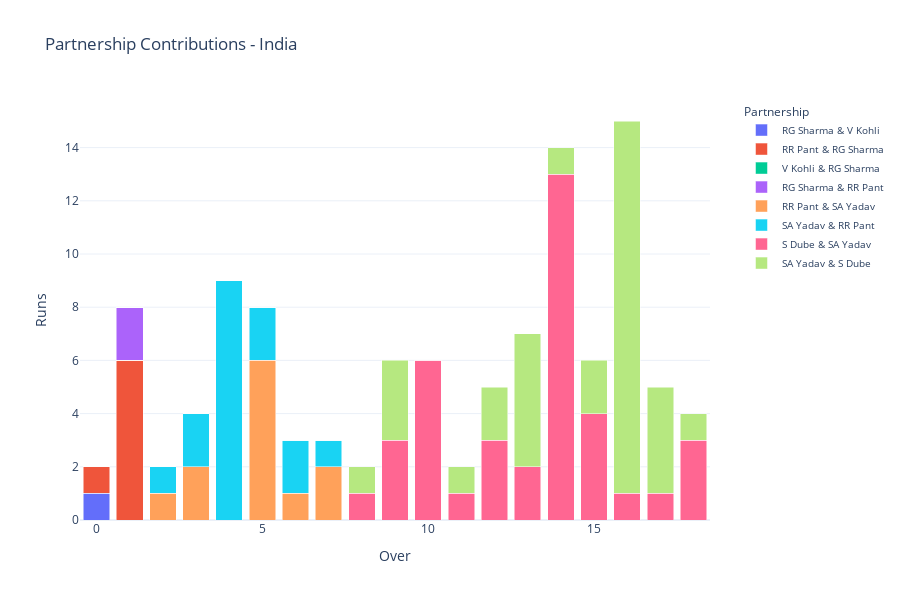

Write notebook code for a chart like this one.
### Code cell
#Parternship contributions in India's innings
# separate data for India and USA
india_partnership_data = data[data['team'] == 'India'].groupby(['over', 'batter', 'non_striker'])['runs_total'].sum().reset_index()
usa_partnership_data = data[data['team'] == 'United States of America'].groupby(['over', 'batter', 'non_striker'])['runs_total'].sum().reset_index()

# create pivot tables for better visualization
india_partnership_pivot = india_partnership_data.pivot(index='over', columns=['batter', 'non_striker'], values='runs_total').fillna(0)
usa_partnership_pivot = usa_partnership_data.pivot(index='over', columns=['batter', 'non_striker'], values='runs_total').fillna(0)


# convert the pivot table to a long format
india_partnership_long = india_partnership_pivot.reset_index().melt(id_vars='over', var_name=['batter', 'non_striker'], value_name='runs_total')

# create a stacked bar chart
fig = go.Figure()

# add bars for each partnership
for (batter, non_striker) in india_partnership_pivot.columns:
    partnership_data = india_partnership_long[(india_partnership_long['batter'] == batter) & (india_partnership_long['non_striker'] == non_striker)]
    fig.add_trace(go.Bar(
        x=partnership_data['over'],
        y=partnership_data['runs_total'],
        name=f'{batter} & {non_striker}'
    ))

fig.update_layout(
    title='Partnership Contributions - India',
    xaxis_title='Over',
    yaxis_title='Runs',
    barmode='stack',
    template='plotly_white',
    legend_title='Partnership',
    legend=dict(
        x=1.05,
        y=1,
        traceorder='normal',
        font=dict(size=10)
    ),
    autosize=False,
    width=900,
    height=600
)

fig.show()

### Figure 1 — Plotly figure (JSON) as saved in the notebook; plotly's stock layout.template omitted (floating-point values rounded to 4 significant figures)
{"data": [{"name": "RG Sharma & V Kohli", "type": "bar", "x": [0, 1, 2, 3, 4, 5, 6, 7, 8, 9, 10, 11, 12, 13, 14, 15, 16, 17, 18], "y": [1, 0, 0, 0, 0, 0, 0, 0, 0, 0, 0, 0, 0, 0, 0, 0, 0, 0, 0]}, {"name": "RR Pant & RG Sharma", "type": "bar", "x": [0, 1, 2, 3, 4, 5, 6, 7, 8, 9, 10, 11, 12, 13, 14, 15, 16, 17, 18], "y": [1, 6, 0, 0, 0, 0, 0, 0, 0, 0, 0, 0, 0, 0, 0, 0, 0, 0, 0]}, {"name": "V Kohli & RG Sharma", "type": "bar", "x": [0, 1, 2, 3, 4, 5, 6, 7, 8, 9, 10, 11, 12, 13, 14, 15, 16, 17, 18], "y": [0, 0, 0, 0, 0, 0, 0, 0, 0, 0, 0, 0, 0, 0, 0, 0, 0, 0, 0]}, {"name": "RG Sharma & RR Pant", "type": "bar", "x": [0, 1, 2, 3, 4, 5, 6, 7, 8, 9, 10, 11, 12, 13, 14, 15, 16, 17, 18], "y": [0, 2, 0, 0, 0, 0, 0, 0, 0, 0, 0, 0, 0, 0, 0, 0, 0, 0, 0]}, {"name": "RR Pant & SA Yadav", "type": "bar", "x": [0, 1, 2, 3, 4, 5, 6, 7, 8, 9, 10, 11, 12, 13, 14, 15, 16, 17, 18], "y": [0, 0, 1, 2, 0, 6, 1, 2, 0, 0, 0, 0, 0, 0, 0, 0, 0, 0, 0]}, {"name": "SA Yadav & RR Pant", "type": "bar", "x": [0, 1, 2, 3, 4, 5, 6, 7, 8, 9, 10, 11, 12, 13, 14, 15, 16, 17, 18], "y": [0, 0, 1, 2, 9, 2, 2, 1, 0, 0, 0, 0, 0, 0, 0, 0, 0, 0, 0]}, {"name": "S Dube & SA Yadav", "type": "bar", "x": [0, 1, 2, 3, 4, 5, 6, 7, 8, 9, 10, 11, 12, 13, 14, 15, 16, 17, 18], "y": [0, 0, 0, 0, 0, 0, 0, 0, 1, 3, 6, 1, 3, 2, 13, 4, 1, 1, 3]}, {"name": "SA Yadav & S Dube", "type": "bar", "x": [0, 1, 2, 3, 4, 5, 6, 7, 8, 9, 10, 11, 12, 13, 14, 15, 16, 17, 18], "y": [0, 0, 0, 0, 0, 0, 0, 0, 1, 3, 0, 1, 2, 5, 1, 2, 14, 4, 1]}], "layout": {"autosize": false, "barmode": "stack", "height": 600, "legend": {"font": {"size": 10}, "title": {"text": "Partnership"}, "traceorder": "normal", "x": 1.05, "y": 1}, "title": {"text": "Partnership Contributions - India"}, "width": 900, "xaxis": {"title": {"text": "Over"}}, "yaxis": {"title": {"text": "Runs"}}}}
